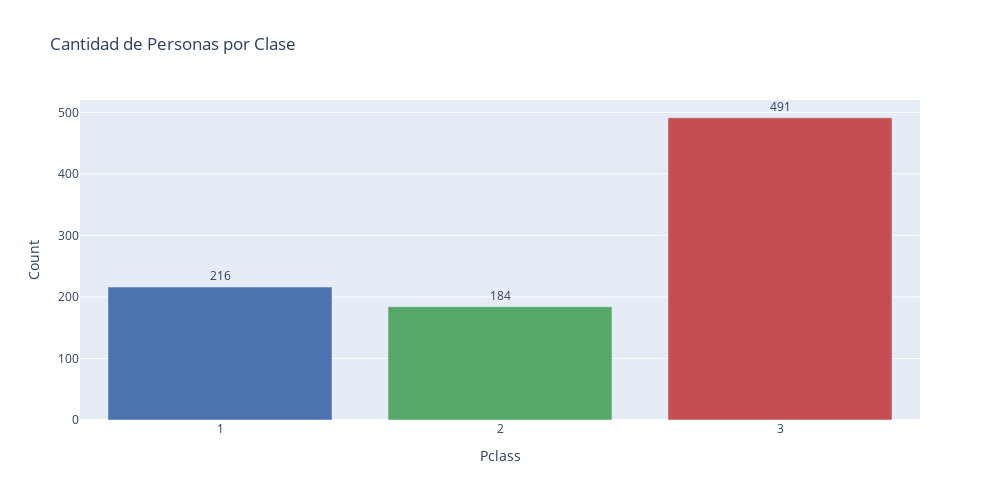

Source (notebook cell):
### Code cell
pclass_counts = df['Pclass'].value_counts().sort_index()

fig = go.Figure(data = [go.Bar(
    x = pclass_counts.index,
    y = pclass_counts.values,
    text = pclass_counts.values,
    textposition = 'outside',
    marker_color = ['#4c72b0', '#55a868', '#c44e52'] 
)])

fig.update_layout(
    title = 'Cantidad de Personas por Clase',
    xaxis_title = 'Pclass',
    yaxis_title = 'Count',
    xaxis = dict(tickmode = 'linear'),
    yaxis = dict(range = [0, 520]), 
    bargap = 0.2,
    width = 1000,
    height = 500
)

fig.show()

### Figure 1 — Plotly figure (JSON) as saved in the notebook; plotly's stock layout.template omitted (floating-point values rounded to 4 significant figures)
{"data": [{"marker": {"color": ["#4c72b0", "#55a868", "#c44e52"]}, "text": [216, 184, 491], "textposition": "outside", "type": "bar", "x": [1, 2, 3], "y": [216, 184, 491]}], "layout": {"bargap": 0.2, "height": 500, "title": {"text": "Cantidad de Personas por Clase"}, "width": 1000, "xaxis": {"tickmode": "linear", "title": {"text": "Pclass"}}, "yaxis": {"range": [0, 520], "title": {"text": "Count"}}}}
